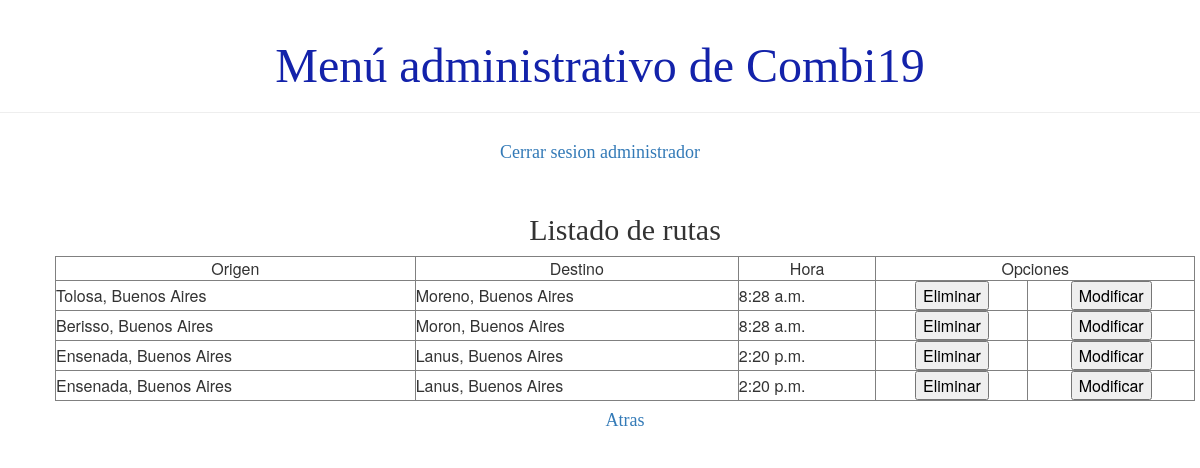
Before: /usuario/listaRuta (signed in) with the older database file.
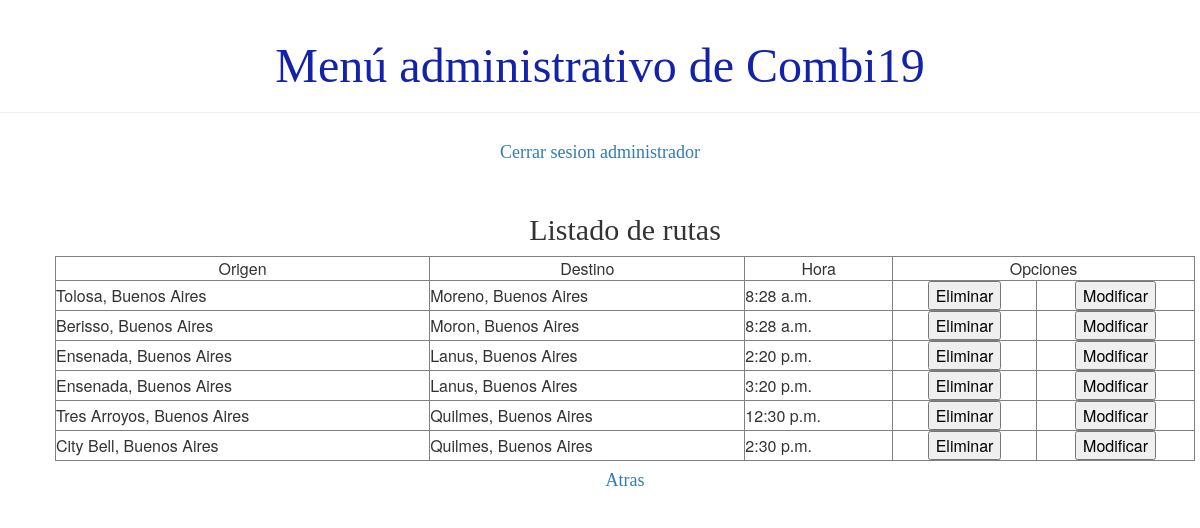
After: the same page with the newer database file.
### demo1/models.py (models this page shows, shortened)
class Ruta(models.Model):
    combi = models.ForeignKey(Combi, on_delete=models.CASCADE)
    origen = models.ForeignKey(Lugar, on_delete=models.CASCADE, related_name='origen')
    destino = models.ForeignKey(Lugar, on_delete=models.CASCADE, related_name='destino')
    hora = models.TimeField()
    distancia = models.IntegerField()
    activo = models.BooleanField(default=True)

### demo1/views.py (the view)
# urls.py: path('usuario/listaRuta',views.listado_ruta ,name='listado_ruta'),
def listado_ruta(request):
    rutas=obtenerOrigenesDestino()
    page_obj,cantidad = listadoDePaginacion(rutas, request)
    return render(request, 'demo1/listados/listado_ruta.html',{'page_obj':page_obj, 'cantidad':cantidad})

### demo1/views.py (called while the page is built)
def listadoDePaginacion(lista, request):
    paginator= Paginator(lista, 10)
    cantidad=False if (paginator.count == 0) else True
    page_number = request.GET.get('page')
    return (paginator.get_page(page_number), cantidad)

def obtenerOrigenesDestino():
    rutas=Ruta.objects.filter(activo=True)
    lista=[]
    for r in rutas:
        o=Lugar.objects.get(id=r.origen.id)
        d=Lugar.objects.get(id=r.destino.id)
        dic={'origen': o.nombre_de_lugar+', '+o.provincia, 'destino': d.nombre_de_lugar+', '+d.provincia, 'hora':r.hora, 'pk':r.id }
        lista.append(dic)
    return lista

### demo1/templates/demo1/listados/listado_ruta.html (shortened to what this page needs)
{% extends 'demo1/base.html' %}
{% load static %}
{% block content %}
<div class="card">
    <h2>Listado de rutas</h2>
</div>
    <div >
    <table class="tablalista" width=100% border="1">
        <tbody>
        {% if cantidad %}
            <tr>
                <td align="center">Origen</td>
                <td align="center">Destino</td>
                <td align="center">Hora</td>
                <td align="center" colspan="2">Opciones</td>
            </tr>
            {% for i in page_obj %}
                <tr>
                    <td>{{ i.origen  }}</td>
                    <td>{{ i.destino }}</td>
                    <td>{{ i.hora }}</td>
                    <td align="center">
                        <button onclick="confirmarEliminacion('{% url 'eliminar_ruta' pk=i.pk%}', 'Esta seguro que desea eliminar la ruta?' )" style="color: black;">Eliminar</button></td>
                    <td align="center">
                        <button><a href="{% url 'modificar_ruta' pk=i.pk%}" style="text-decoration:none; color: black;">Modificar</a></button>
                    </td>
                </tr>
            {% endfor %}
        {% else %}
            <p>No se registro ninguna ruta</p>
        {% endif %}
    </tbody>
    </table>
    </div>
<div class="card"><h4><a href="{% url 'principal' %}">Atras</a></h4></div>
{% endblock %}

Changed rows visible on the page:
no longer on this page (row edited): Ruta: hora "2:20 p.m."
added Ruta: hora "3:20 p.m."
added Ruta: hora "12:30 p.m."
added Ruta: hora "2:30 p.m."
Other visible differences:
new list line: "Ensenada, Buenos Aires Lanus, Buenos Aires Eliminar Modificar"
new list line: "Tres Arroyos, Buenos Aires Quilmes, Buenos Aires Eliminar Modificar"
new list line: "City Bell, Buenos Aires Quilmes, Buenos Aires Eliminar Modificar"
list line gone: "Ensenada, Buenos Aires Lanus, Buenos Aires Eliminar Modificar"
